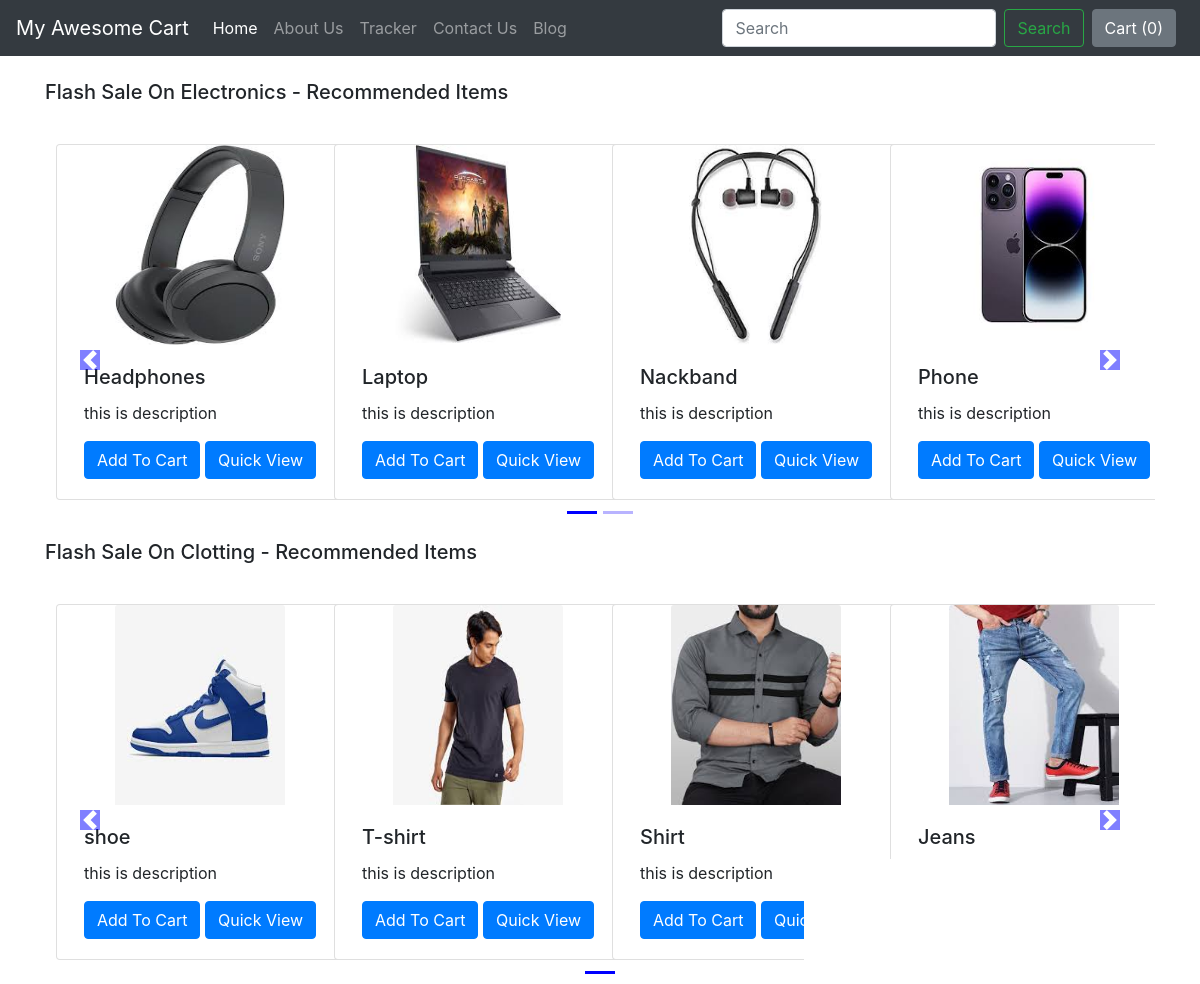
The app's page /shop/ with its own data.
### shop/models.py (models this page shows, shortened)
class Product(models.Model):
    product_id = models.AutoField(primary_key=True)
    product_name = models.CharField(max_length=20)
    category = models.CharField(max_length=50,default='')
    sub_category = models.CharField(max_length=50,default='')
    price = models.IntegerField(default=0)
    desc = models.CharField(max_length=200)
    pub_date = models.DateField(auto_now_add=True)
    image = models.ImageField(upload_to='shop/images',default='')

### shop/views.py (the view)
# urls.py: path('', views.index),
def index(request):
    products = Product.objects.all()
    n = len(products)
    no_of_slides = n//4 + ceil(n/4-(n//4))
    allProds=[[products, range(1, no_of_slides), no_of_slides],[products, range(1, no_of_slides), no_of_slides]]
    allProds = []
    product_categories = Product.objects.values('category')
    categories = { item['category'] for item in product_categories }
    for category in categories:
        prod=Product.objects.filter(category=category)
        n = len(prod)
        nSlides = n // 4 + ceil((n / 4) - (n // 4))
        allProds.append([prod, range(1, nSlides), nSlides])
    params={'allProds':allProds }
    return render(request,"shop/index_shop.html", params)

### shop/templates/shop/index_shop.html (shortened to what this page needs)
{% extends 'shop/basic.html' %}
{% block body %}
{% load static %}
<div class="container">
    {% for product, range, nSlides in allProds %}
    <h5 class="my-4">Flash Sale On {{product.0.category}} - Recommended Items</h5>
    <div class="row">
        <div id="demo{{forloop.counter}}" class="col carousel slide my-3" data-ride="carousel">
            <ul class="carousel-indicators">
                <li data-target="#demo{{forloop.counter}}" data-slide-to="0" class="active"></li>
                {% for i in range %}
                <li data-target="#demo{{forloop.parentloop.counter}}" data-slide-to="{{i}}"></li>
                {% endfor %}
            </ul>
            <div class="container carousel-inner no-padding">
                <div class="carousel-item active">
                    {% for i in product %}
                    <div class="col-xs-3 col-sm-3 col-md-3">
                        <div class="card align-items-center" style="width: 18rem;">
                            <img src='/media/{{i.image}}' class="card-img-top" alt="...">
                            <div class="card-body">
                                <h5 class="card-title" id="namepr{{i.product_id}}">{{i.product_name}}</h5>
                                <p class="card-text">{{i.desc}}</p>
                                <span id="divpr{{i.product_id}}" class="divpr">
                                    <button id="pr{{i.product_id}}" class="btn btn-primary cart">Add To Cart</button>
                                </span>
                                <a href="/shop/product_page/{{i.product_id}}"><button id="qv{{i.id}}"
                                        class="btn btn-primary cart">Quick View</button></a>
                            </div>
                        </div>
                    </div>
                    {% if forloop.counter|divisibleby:4 and forloop.counter > 0 and not forloop.last %}
                </div>
                <div class="carousel-item">
                    {% endif %}
                    {% endfor %}
                </div>
            </div>
        </div>
        <a class="carousel-control-prev" href="#demo{{forloop.counter}}" data-slide="prev">
            <span class="carousel-control-prev-icon"></span>
        </a>
        <a class="carousel-control-next" href="#demo{{forloop.counter}}" data-slide="next">
            <span class="carousel-control-next-icon"></span>
        </a>
    </div>
    {% endfor %}
</div>
{% endblock %}

### shop/templates/shop/index_shop.html (style rules this page uses)
.col-md-3 { display: inline-block; margin-left: -4px; }
.carousel-indicators .active { background-color: blue; }
.col-md-3 img { width: 170px; height: 200px; }
.carousel-indicators li { background-color: #7369ff; }
body .carousel-indicators { bottom: -40px; }
body .carousel-control-prev-icon, body .carousel-control-next-icon { background-color: blue; }
.carousel-control-prev, .carousel-control-next { top: auto; bottom: auto; padding-top : 222px; }
body .no-padding { padding-left: 0; padding-right: 0; }

### records on screen
Product: category "Electronics", image (picture), product_name "Headphones", desc "this is description"
Product: image (picture), product_name "Laptop", desc "this is description"
Product: image (picture), product_name "Nackband", desc "this is description"
Product: image (picture), product_name "Phone", desc "this is description"
Product: category "Clotting", image (picture), product_name "shoe", desc "this is description"
Product: image (picture), product_name "T-shirt", desc "this is description"
Product: image (picture), product_name "Shirt", desc "this is description"
Product: image (picture), product_name "Jeans"
